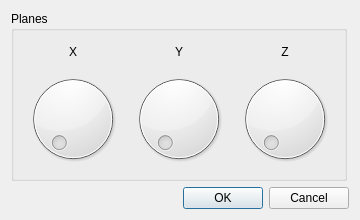
<?xml version="1.0" encoding="UTF-8"?>
<ui version="4.0">
 <class>CubeRendererAttributeDlg</class>
 <widget class="QDialog" name="CubeRendererAttributeDlg">
  <property name="geometry">
   <rect>
    <x>0</x>
    <y>0</y>
    <width>360</width>
    <height>220</height>
   </rect>
  </property>
  <property name="sizePolicy">
   <sizepolicy hsizetype="Fixed" vsizetype="Fixed">
    <horstretch>0</horstretch>
    <verstretch>0</verstretch>
   </sizepolicy>
  </property>
  <property name="windowTitle">
   <string>Dialog</string>
  </property>
  <layout class="QGridLayout" name="gridLayout_2">
   <item row="0" column="0">
    <widget class="QGroupBox" name="groupBox">
     <property name="sizePolicy">
      <sizepolicy hsizetype="Fixed" vsizetype="Preferred">
       <horstretch>0</horstretch>
       <verstretch>0</verstretch>
      </sizepolicy>
     </property>
     <property name="title">
      <string>Planes</string>
     </property>
     <layout class="QGridLayout" name="gridLayout">
      <item row="0" column="0">
       <widget class="QLabel" name="x_label_">
        <property name="text">
         <string>X</string>
        </property>
        <property name="alignment">
         <set>Qt::AlignCenter</set>
        </property>
       </widget>
      </item>
      <item row="0" column="1">
       <widget class="QLabel" name="y_label_">
        <property name="text">
         <string>Y</string>
        </property>
        <property name="alignment">
         <set>Qt::AlignCenter</set>
        </property>
       </widget>
      </item>
      <item row="0" column="2">
       <widget class="QLabel" name="z_label_">
        <property name="text">
         <string>Z</string>
        </property>
        <property name="alignment">
         <set>Qt::AlignCenter</set>
        </property>
       </widget>
      </item>
      <item row="1" column="0">
       <widget class="QDial" name="dial_x_"/>
      </item>
      <item row="1" column="1">
       <widget class="QDial" name="dial_y_"/>
      </item>
      <item row="1" column="2">
       <widget class="QDial" name="dial_z_"/>
      </item>
     </layout>
    </widget>
   </item>
   <item row="1" column="0">
    <widget class="QDialogButtonBox" name="buttonBox">
     <property name="orientation">
      <enum>Qt::Horizontal</enum>
     </property>
     <property name="standardButtons">
      <set>QDialogButtonBox::Cancel|QDialogButtonBox::Ok</set>
     </property>
    </widget>
   </item>
  </layout>
 </widget>
 <resources/>
 <connections>
  <connection>
   <sender>buttonBox</sender>
   <signal>accepted()</signal>
   <receiver>CubeRendererAttributeDlg</receiver>
   <slot>accept()</slot>
   <hints>
    <hint type="sourcelabel">
     <x>248</x>
     <y>254</y>
    </hint>
    <hint type="destinationlabel">
     <x>157</x>
     <y>274</y>
    </hint>
   </hints>
  </connection>
  <connection>
   <sender>buttonBox</sender>
   <signal>rejected()</signal>
   <receiver>CubeRendererAttributeDlg</receiver>
   <slot>reject()</slot>
   <hints>
    <hint type="sourcelabel">
     <x>316</x>
     <y>260</y>
    </hint>
    <hint type="destinationlabel">
     <x>286</x>
     <y>274</y>
    </hint>
   </hints>
  </connection>
 </connections>
</ui>
